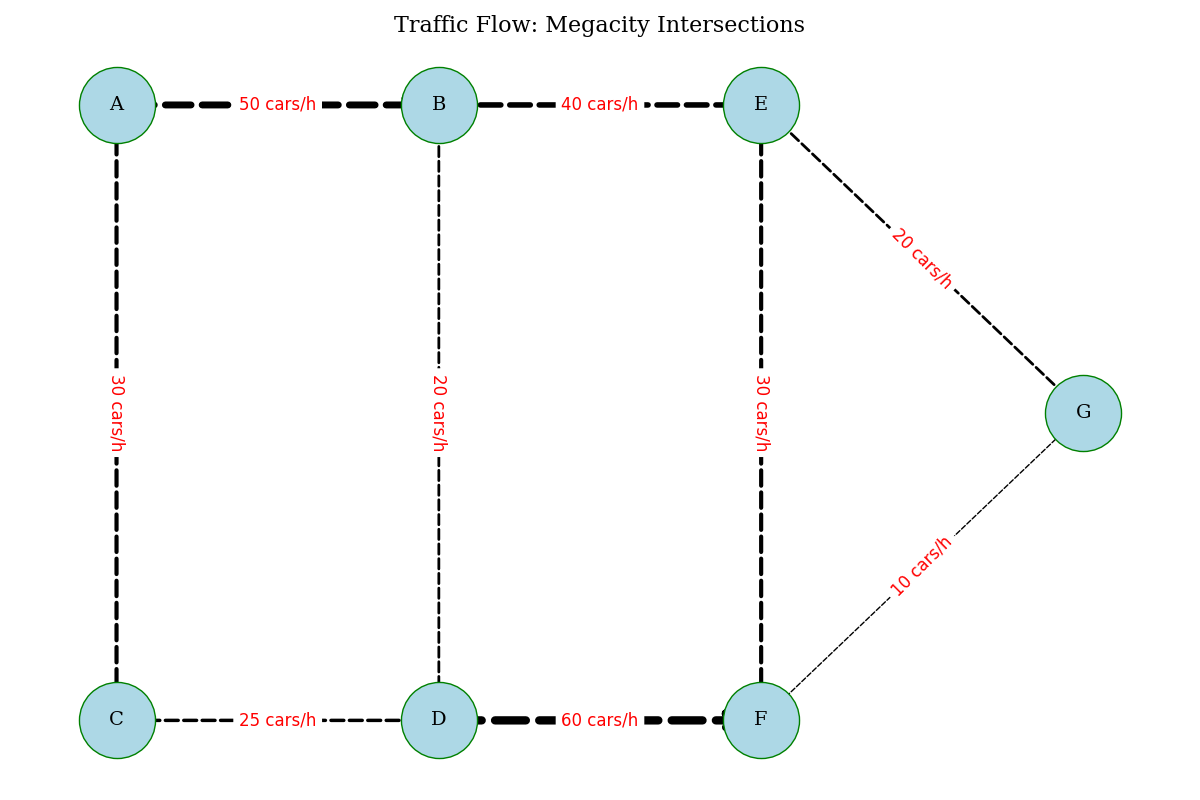

This figure's Python source:
import matplotlib.pyplot as plt
import networkx as nx

intersections = [
    'A', 'B', 'C', 'D', 'E', 'F', 'G'
]

traffic_routes = [
    ('A', 'B', 50),
    ('A', 'C', 30),
    ('B', 'D', 20),
    ('C', 'D', 25),
    ('B', 'E', 40),
    ('D', 'F', 60),
    ('E', 'F', 30),
    ('E', 'G', 20),
    ('F', 'G', 10)
]

G = nx.DiGraph()
G.add_nodes_from(intersections)

for route in traffic_routes:
    G.add_edge(route[0], route[1], weight=route[2])

edge_widths = [G[u][v]['weight'] / 10 for u, v in G.edges()]

pos = {
    'A': (0, 3),
    'B': (2, 3),
    'C': (0, 1),
    'D': (2, 1),
    'E': (4, 3),
    'F': (4, 1),
    'G': (6, 2)
}

plt.figure(figsize=(12, 8))

# Shuffle the colors in the `node_color` and `edge_color` parameters
nx.draw_networkx_nodes(G, pos, node_color='lightblue', node_size=3000, edgecolors='green')  # Shuffled colors for nodes
nx.draw_networkx_edges(G, pos, arrowstyle='-|>', arrowsize=25, edge_color='black', width=edge_widths, style='dashed')  # Shuffled colors for edges

nx.draw_networkx_labels(G, pos, font_size=14, font_family='serif')

edge_labels = {(u, v): f"{G[u][v]['weight']} cars/h" for u, v in G.edges()}
nx.draw_networkx_edge_labels(G, pos, edge_labels=edge_labels, font_size=12, font_color='red')  # Shuffled color for edge labels

plt.title('Traffic Flow: Megacity Intersections', fontsize=16, family='serif')

plt.axis('off')
plt.tight_layout()
plt.show()
